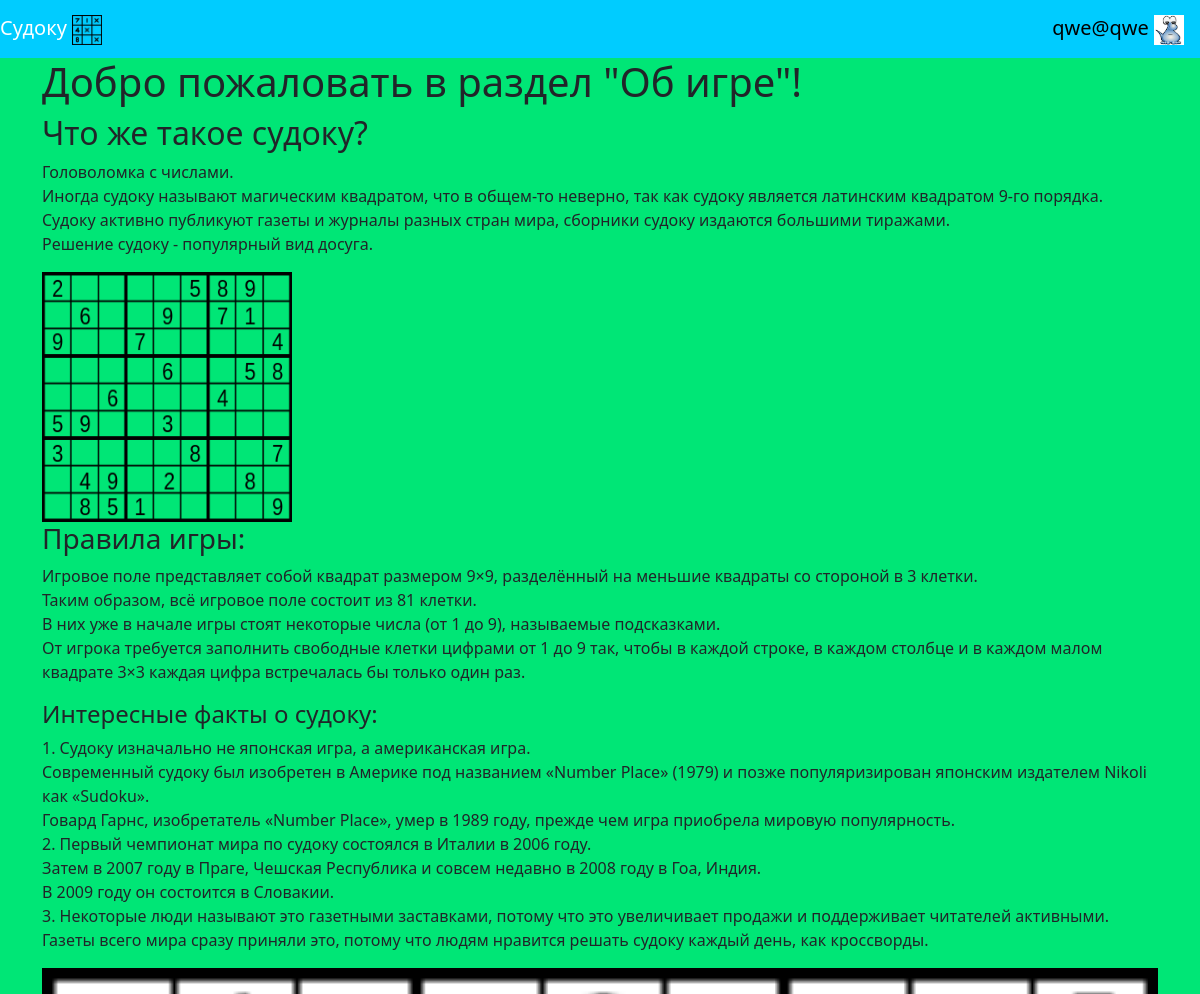
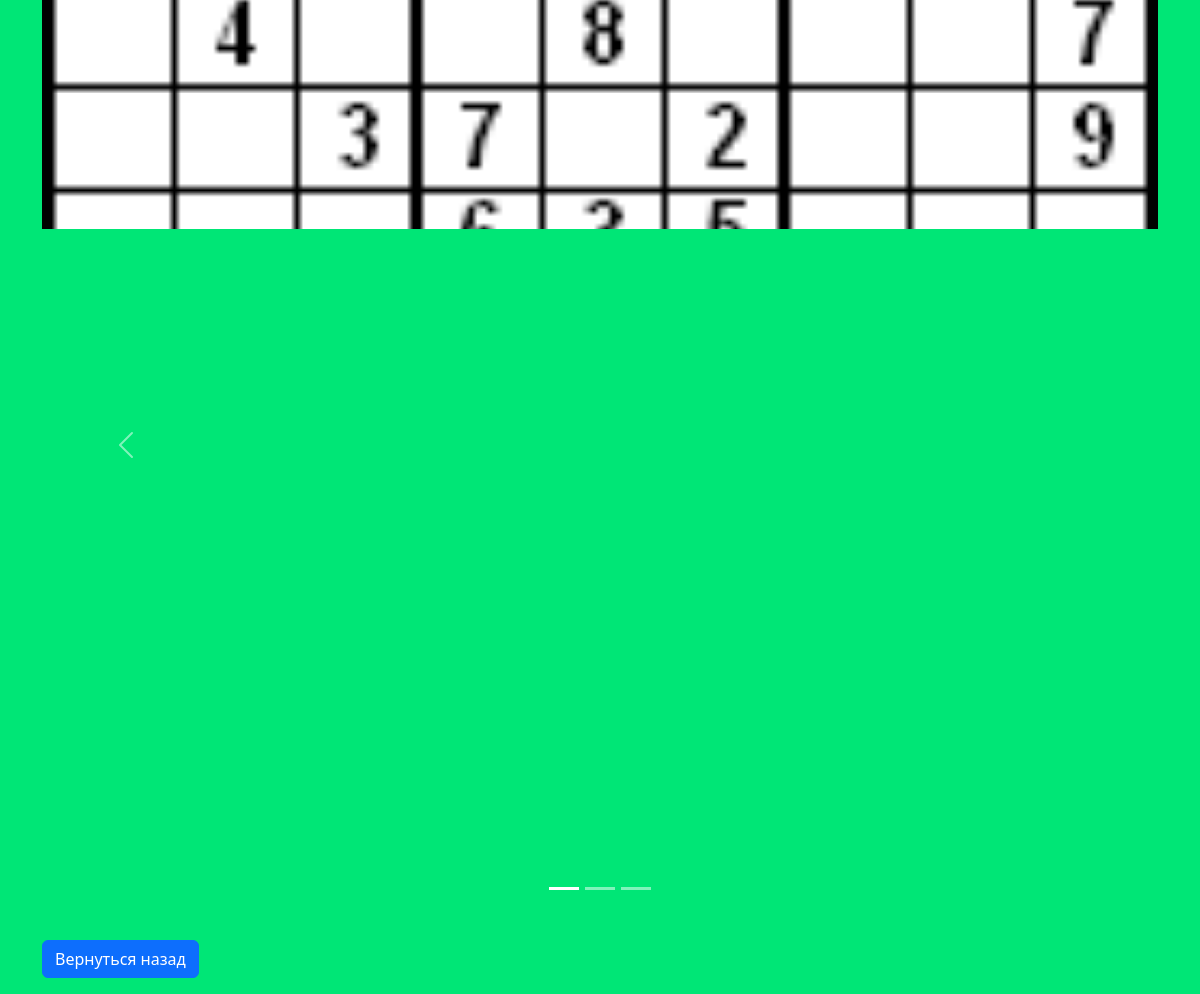
Screenshot of /about_game (signed in) with the database file from the repository (2 pictures, top to bottom).
### data/users.py (models this page shows, shortened)
class User(SqlAlchemyBase, UserMixin, SerializerMixin):
    __tablename__ = 'users'
    id = sqlalchemy.Column(sqlalchemy.Integer,
                           primary_key=True, autoincrement=True)
    name = sqlalchemy.Column(sqlalchemy.String, nullable=True)
    about = sqlalchemy.Column(sqlalchemy.String, nullable=True)
    email = sqlalchemy.Column(sqlalchemy.String, nullable=True,
                              index=True, unique=True)
    hashed_password = sqlalchemy.Column(sqlalchemy.String, nullable=True)
    created_date = sqlalchemy.Column(sqlalchemy.DateTime,
                                     default=datetime.datetime.now)
    filename_of_image = sqlalchemy.Column(sqlalchemy.String,
                                          default="./static/img/image_of_user.png")
    comments = orm.relationship("Comment", back_populates='user')

### main.py (the view)
@app.route('/about_game', methods=['GET', 'POST'])
def about_game():
    if request.method == 'GET':
        if current_user.is_authenticated:
            return render_template('about_game.html', title='Об игре',
                                   filename=current_user.filename_of_image)
        else:
            return render_template('about_game.html', title='Об игре',
                                   filename="./static/img/image_of_user.png")
    if request.method == 'POST':
        return redirect('/')

### data/db_session.py (called while the page is built)
def create_session() -> Session:
    global __factory
    return __factory()

### main.py (called while the page is built)
@login_manager.user_loader
def load_user(user_id):
    db_sess = db_session.create_session()
    return db_sess.query(User).get(user_id)

### templates/about_game.html (shortened to what this page needs)
{% extends "base.html" %}
{% block content %}
<link href="https://cdn.jsdelivr.net/npm/bootstrap@5.3.0-alpha1/dist/css/bootstrap.min.css"
rel="stylesheet"
crossorigin="anonymous">
<h1>Добро пожаловать в раздел "Об игре"!</h1>
<h2>Что же такое судоку?</h2>
<p>Головоломка с числами.<br>
    Иногда судоку называют магическим квадратом,
    что в общем-то неверно, так как судоку является латинским квадратом 9-го порядка.<br>
    Судоку активно публикуют газеты и журналы разных стран мира,
    сборники судоку издаются большими тиражами.<br>
    Решение судоку - популярный вид досуга.
</p>
<img src="./static/img/sudoku_image.jpg" width="250" height="250">
<h3>Правила игры:</h3>
<p>Игровое поле представляет собой квадрат размером 9×9,
    разделённый на меньшие квадраты со стороной в 3 клетки.<br>
    Таким образом, всё игровое поле состоит из 81 клетки.<br>
    В них уже в начале игры стоят некоторые числа (от 1 до 9), называемые подсказками.<br>
    От игрока требуется заполнить свободные клетки цифрами от 1 до 9 так, чтобы в каждой строке,
    в каждом столбце и в каждом малом квадрате 3×3 каждая цифра встречалась бы только один раз.
</p>
<h4>Интересные факты о судоку:</h4>
<p>1. Судоку изначально не японская игра, а американская игра.<br>
    Современный судоку был изобретен в Америке под названием «Number Place» (1979) и
    позже популяризирован японским издателем Nikoli как «Sudoku».<br>
    Говард Гарнс, изобретатель «Number Place», умер в 1989 году,
    прежде чем игра приобрела мировую популярность.<br>
    2. Первый чемпионат мира по судоку состоялся в Италии в 2006 году.<br>
    Затем в 2007 году в Праге, Чешская Республика и совсем недавно в 2008 году в Гоа, Индия.<br>
    В 2009 году он состоится в Словакии.<br>
    3. Некоторые люди называют это газетными заставками,
    потому что это увеличивает продажи и поддерживает читателей активными.<br>
    Газеты всего мира сразу приняли это, потому что людям нравится решать судоку каждый день,
    как кроссворды.
</p>
<div id="carouselExampleIndicators" class="carousel slide" data-bs-ride="carousel">
  <div class="carousel-indicators">
    <button type="button" data-bs-target="#carouselExampleIndicators" data-bs-slide-to="0"
    class="active" aria-current="true" aria-label="Slide 1"></button>
    <button type="button" data-bs-target="#carouselExampleIndicators" data-bs-slide-to="1"
    aria-label="Slide 2"></button>
    <button type="button" data-bs-target="#carouselExampleIndicators" data-bs-slide-to="2"
    aria-label="Slide 3"></button>
  </div>
  <div class="carousel-inner">
    <div class="carousel-item active">
      <img src="static/img/sudoku1.jpg" class="d-block w-100" alt="...">
    </div>
  </div>
  <button class="carousel-control-prev" type="button" data-bs-target="#carouselExampleIndicators"
  data-bs-slide="prev">
    <span class="carousel-control-prev-icon" aria-hidden="true"></span>
  </button>
  <button class="carousel-control-next" type="button" data-bs-target="#carouselExampleIndicators"
  data-bs-slide="next">
    <span class="carousel-control-next-icon" aria-hidden="true"></span>
  </button>
</div>
<br>
<a href="/" class="btn btn-primary">Вернуться назад</a>
{% endblock %}

### templates/base.html (shortened to what this page needs)
<!DOCTYPE html>
<html lang="en">
<head>
    <link href="https://cdn.jsdelivr.net/npm/bootstrap@5.3.0-alpha1/dist/css/bootstrap.min.css"
          rel="stylesheet"
>
</head>
<body style="background-color: #00e676">
    <header>
      <nav class="navbar" style="background-color: #00ccff">
          <a class="navbar-brand" style="color: #ffffff"
             href="/">Судоку
              <img src="/static/img/title_image.png" width="30"
                   height="30"></a>
          {% if current_user.is_authenticated %}
                  <a class="navbar-brand" href="/logout">{{ current_user.name }}
                  <img src="{{ filename }}" width="30" height="30" alt=""></a>
          {% else %}
                <p>
                    <a class="btn btn-primary" href="/register">Регистрация</a>
                    <a class="btn btn-primary" href="/login">Войти</a>
                </p>
          {% endif %}
      </nav>
    </header>
    <main role="main" class="container">
      {% block content %}{% endblock %}
    </main>
</body>
</html>

### rows the page displays
User: name "qwe@qwe", filename_of_image (picture)
